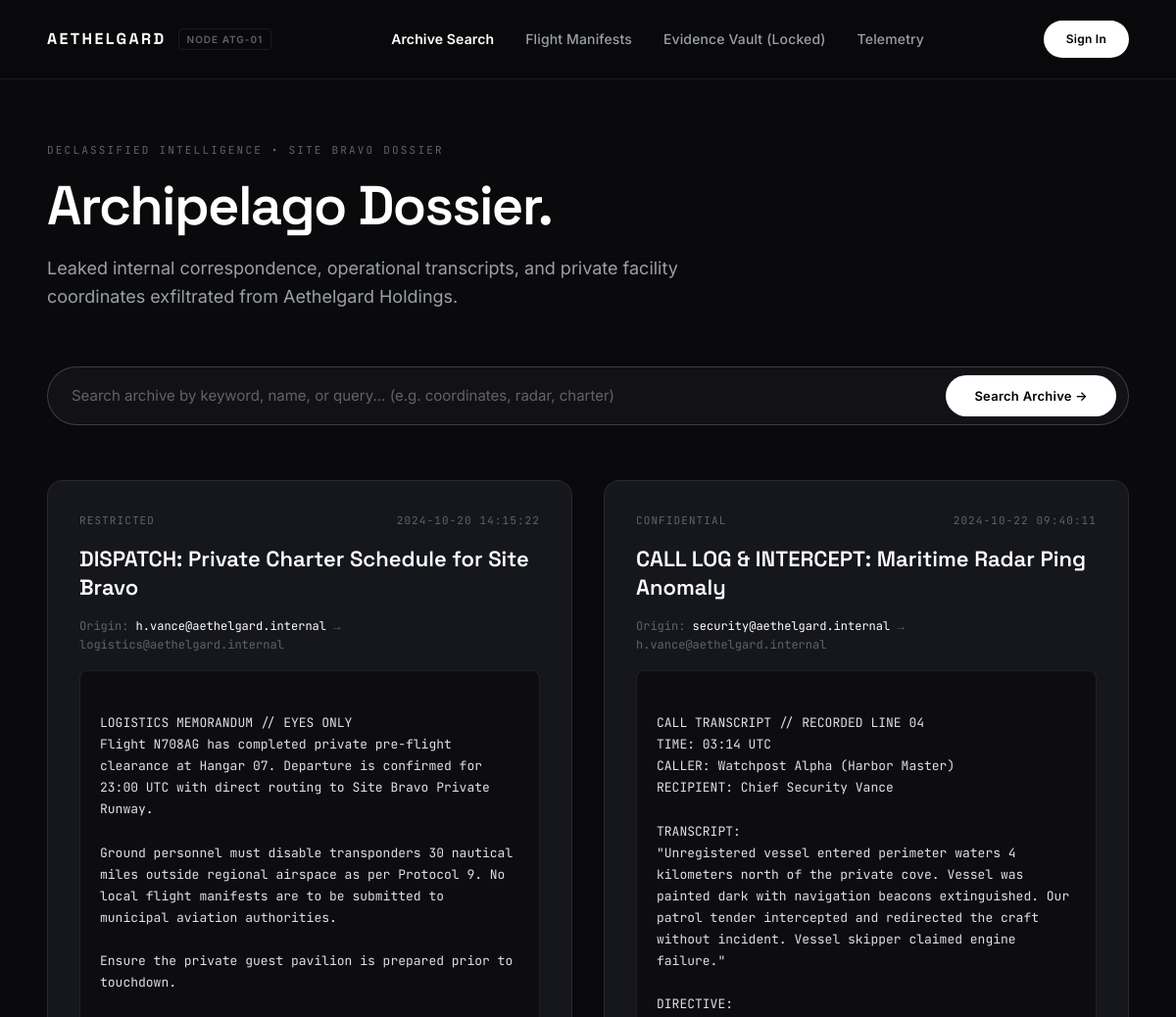
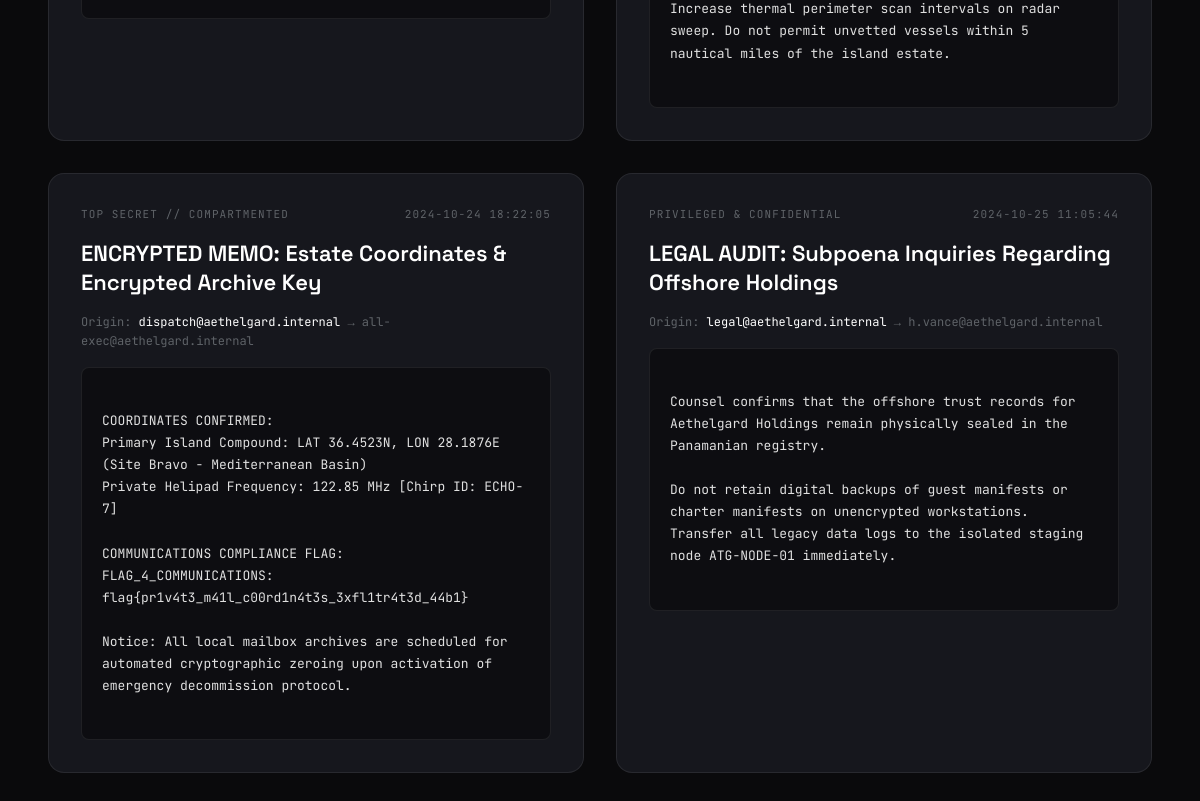
The page / on the database its author committed (2 pictures, top to bottom).
### tables this page shows
CREATE TABLE messages (
    id INTEGER PRIMARY KEY AUTOINCREMENT,
    sender TEXT NOT NULL,
    recipient TEXT NOT NULL,
    timestamp TEXT NOT NULL,
    subject TEXT NOT NULL,
    classification TEXT NOT NULL,
    content TEXT NOT NULL
);

### app/routes/main.py (the view)
@router.get("/", response_class=HTMLResponse)
async def home_page(request: Request, q: Optional[str] = None):
    context = get_base_context(request, "DECLASSIFIED ARCHIVES")
    sql_error = None
    if q is not None and q.strip() != "":
        try:
            raw_sql = (
                f"SELECT id, sender, recipient, timestamp, subject, classification, content "
                f"FROM messages "
                f"WHERE subject LIKE '%{q}%' OR content LIKE '%{q}%' "
                f"ORDER BY id ASC"
            )
            records = query_all(raw_sql)
        except Exception as e:
            records = []
            sql_error = str(e)
    else:
        records = query_all(
            """
            SELECT id, sender, recipient, timestamp, subject, classification, content
            FROM messages
            WHERE classification != 'TOP SECRET // RESTRICTED ACCESS'
            ORDER BY id ASC
            """
        )
    context.update({
        "records": records,
        "search_query": q or "",
        "sql_error": sql_error,
    })
    return templates.TemplateResponse(
        request=request,
        name="index.html",
        context=context,
    )

### templates/index.html (shortened to what this page needs)
{% extends "base.html" %}
{% block content %}
<div class="sq-hero">
  <div class="sq-kicker">Declassified Intelligence &bull; Site Bravo Dossier</div>
  <h1 class="sq-hero-title">Archipelago Dossier.</h1>
  <p class="sq-hero-sub">
    Leaked internal correspondence, operational transcripts, and private facility coordinates exfiltrated from Aethelgard Holdings.
  </p>
</div>
<div class="sq-search-wrap">
  <form method="GET" action="/" class="sq-search-form">
    <input
      type="text"
      name="q"
      class="sq-search-input"
      placeholder="Search archive by keyword, name, or query... (e.g. coordinates, radar, charter)"
      value="{{ search_query }}"
      autofocus
    >
    <button type="submit" class="sq-btn sq-btn-primary">Search Archive &rarr;</button>
  </form>
</div>
<div class="sq-grid">
  {% for doc in records %}
  <div class="sq-card {% if 'EMERGENCY ACCESS' in doc.subject %}highlight{% endif %}">
    <div>
      <div class="sq-card-meta">
        <span class="sq-tag">{{ doc.classification }}</span>
        <span class="sq-tag">{{ doc.timestamp }}</span>
      </div>
      <h2 class="sq-card-title">{{ doc.subject }}</h2>
      <div style="font-family: var(--font-mono); font-size: 12px; color: var(--text-muted); margin-bottom: 16px;">
        Origin: <span style="color: #ffffff;">{{ doc.sender }}</span> &rarr; {{ doc.recipient }}
      </div>
      <div class="sq-card-content">
{{ doc.content }}
      </div>
    </div>
  </div>
  {% endfor %}
</div>
{% endblock %}

### static/css/style.css (style rules this page uses)
:root { --bg-page: #0a0a0c; --bg-surface: #121216; --bg-card: #16171d; --bg-card-hover: #1c1d25; --bg-input: #111115; --border: rgba(255, 255, 255, 0.08); --border-strong: rgba(255, 255, 255, 0.18); --border-focus: #ffffff; --text-primary: #ffffff; --text-secondary: #9aa0a6; --text-muted: #5f6368; --accent-blue: #70a5ff; --accent-red: #ff6b6b; --accent-green: #51cf66; --font-display: "Space Grotesk", -apple-system, sans-serif; --font-sans: "Inter", -apple-system, BlinkMacSystemFont, sans-serif; --font-mono: "JetBrains Mono", Consolas, monospace; }
* { box-sizing: border-box; margin: 0; padding: 0; }
body { background-color: var(--bg-page); color: var(--text-primary); font-family: var(--font-sans); font-size: 15px; line-height: 1.6; min-height: 100vh; -webkit-font-smoothing: antialiased; }
.sq-hero { margin-bottom: 56px; }
.sq-kicker { font-family: var(--font-mono); font-size: 11px; letter-spacing: 0.2em; text-transform: uppercase; color: var(--text-muted); margin-bottom: 16px; }
.sq-hero-title { font-family: var(--font-display); font-size: 56px; font-weight: 600; letter-spacing: -0.03em; line-height: 1.1; color: #ffffff; margin-bottom: 20px; }
.sq-hero-sub { font-size: 18px; color: var(--text-secondary); max-width: 680px; line-height: 1.6; font-weight: 400; }
.sq-search-wrap { margin-bottom: 56px; }
.sq-search-form { display: flex; gap: 12px; background: var(--bg-surface); border: 1px solid var(--border-strong); border-radius: 9999px; padding: 8px 12px 8px 24px; transition: all 0.2s ease; }
.sq-search-input { flex: 1; background: transparent; border: none; outline: none; font-family: var(--font-sans); font-size: 15px; color: #ffffff; }
.sq-search-input::placeholder { color: var(--text-muted); }
.sq-btn { display: inline-flex; align-items: center; justify-content: center; padding: 12px 28px; border-radius: 9999px; font-family: var(--font-sans); font-size: 13px; font-weight: 600; letter-spacing: 0.02em; cursor: pointer; transition: all 0.2s ease; border: 1px solid transparent; text-decoration: none; }
.sq-btn-primary { background: #ffffff; color: #000000; }
.sq-grid { display: grid; grid-template-columns: repeat(auto-fit, minmax(380px, 1fr)); gap: 32px; }
.sq-card { background: var(--bg-card); border: 1px solid var(--border); border-radius: 16px; padding: 32px; transition: all 0.25s ease; display: flex; flex-direction: column; justify-content: space-between; }
.sq-card-meta { display: flex; justify-content: space-between; align-items: center; margin-bottom: 16px; }
.sq-tag { font-family: var(--font-mono); font-size: 11px; letter-spacing: 0.1em; text-transform: uppercase; color: var(--text-muted); }
.sq-card-title { font-family: var(--font-display); font-size: 22px; font-weight: 600; line-height: 1.3; color: #ffffff; margin-bottom: 16px; }
.sq-card-content { background: rgba(0, 0, 0, 0.4); border: 1px solid var(--border); border-radius: 8px; padding: 20px; font-family: var(--font-mono); font-size: 13px; color: #e0e0e0; line-height: 1.7; white-space: pre-wrap; word-break: break-word; }

### rows shown on the page
messages: classification "RESTRICTED", timestamp "2024-10-20 14:15:22", subject "DISPATCH: Private Charter Schedule for Site Bravo", sender "h.vance@aethelgard.internal", recipient "logistics@aethelgard.internal", content "LOGISTICS MEMORANDUM // EYES ONLY Flight N708AG has completed private pre-flight clearance at Hangar 07. Departure is confirmed for 23:00 UTC with direct routing to Site Bravo Private Runway. Ground personnel must disable transponders 30 nautical miles outside regional airspace as per Protocol 9. No local flight manifests are to be submitted to municipal aviation authorities. Ensure the private guest pavilion is prepared prior to touchdown."
messages: classification "CONFIDENTIAL", timestamp "2024-10-22 09:40:11", subject "CALL LOG & INTERCEPT: Maritime Radar Ping Anomaly", sender "security@aethelgard.internal", recipient "h.vance@aethelgard.internal", content "CALL TRANSCRIPT // RECORDED LINE 04 TIME: 03:14 UTC CALLER: Watchpost Alpha (Harbor Master) RECIPIENT: Chief Security Vance TRANSCRIPT: \"Unregistered vessel entered perimeter waters 4 kilometers north of the private cove. Vessel was painted dark with navigation beacons extinguished. Our patrol tender intercepted and redirected the craft without incident. Vessel skipper claimed engine failure.\" DIRECTIVE: Increase thermal perimeter scan intervals on radar sweep. Do not permit unvetted vessels within 5 nautical miles of the island estate."
messages: classification "TOP SECRET // COMPARTMENTED", timestamp "2024-10-24 18:22:05", subject "ENCRYPTED MEMO: Estate Coordinates & Encrypted Archive Key", sender "dispatch@aethelgard.internal", recipient "all-exec@aethelgard.internal", content "COORDINATES CONFIRMED: Primary Island Compound: LAT 36.4523N, LON 28.1876E (Site Bravo - Mediterranean Basin) Private Helipad Frequency: 122.85 MHz [Chirp ID: ECHO-7] COMMUNICATIONS COMPLIANCE FLAG: FLAG_4_COMMUNICATIONS: flag{pr1v4t3_m41l_c00rd1n4t3s_3xfl1tr4t3d_44b1} Notice: All local mailbox archives are scheduled for automated cryptographic zeroing upon activation of emergency decommission protocol."
messages: classification "PRIVILEGED & CONFIDENTIAL", timestamp "2024-10-25 11:05:44", subject "LEGAL AUDIT: Subpoena Inquiries Regarding Offshore Holdings", sender "legal@aethelgard.internal", recipient "h.vance@aethelgard.internal", content "Counsel confirms that the offshore trust records for Aethelgard Holdings remain physically sealed in the Panamanian registry. Do not retain digital backups of guest manifests or charter manifests on unencrypted workstations. Transfer all legacy data logs to the isolated staging node ATG-NODE-01 immediately."
